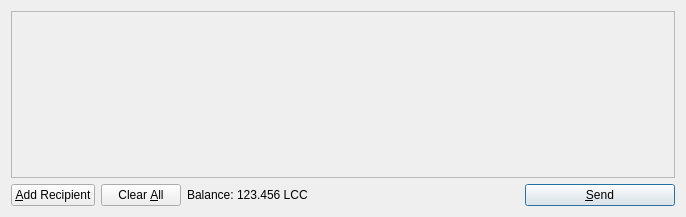
<?xml version="1.0" encoding="UTF-8"?>
<ui version="4.0">
 <class>SendCoinsDialog</class>
 <widget class="QDialog" name="SendCoinsDialog">
  <property name="geometry">
   <rect>
    <x>0</x>
    <y>0</y>
    <width>686</width>
    <height>217</height>
   </rect>
  </property>
  <property name="windowTitle">
   <string>Send Coins</string>
  </property>
  <layout class="QVBoxLayout" name="verticalLayout">
   <item>
    <widget class="QScrollArea" name="scrollArea">
     <property name="widgetResizable">
      <bool>true</bool>
     </property>
     <widget class="QWidget" name="scrollAreaWidgetContents">
      <property name="geometry">
       <rect>
        <x>0</x>
        <y>0</y>
        <width>666</width>
        <height>165</height>
       </rect>
      </property>
      <layout class="QVBoxLayout" name="verticalLayout_2">
       <property name="margin">
        <number>0</number>
       </property>
       <item>
        <layout class="QVBoxLayout" name="entries">
         <property name="spacing">
          <number>6</number>
         </property>
        </layout>
       </item>
       <item>
        <spacer name="verticalSpacer">
         <property name="orientation">
          <enum>Qt::Vertical</enum>
         </property>
         <property name="sizeHint" stdset="0">
          <size>
           <width>20</width>
           <height>40</height>
          </size>
         </property>
        </spacer>
       </item>
      </layout>
     </widget>
    </widget>
   </item>
   <item>
    <layout class="QHBoxLayout" name="horizontalLayout">
     <item>
      <widget class="QPushButton" name="addButton">
       <property name="toolTip">
        <string>Send to multiple recipients at once</string>
       </property>
       <property name="text">
        <string>&amp;Add Recipient</string>
       </property>
       <property name="icon">
        <iconset resource="../bitcoin.qrc">
         <normaloff>:/icons/add</normaloff>:/icons/add</iconset>
       </property>
       <property name="autoDefault">
        <bool>false</bool>
       </property>
      </widget>
     </item>
     <item>
      <widget class="QPushButton" name="clearButton">
       <property name="sizePolicy">
        <sizepolicy hsizetype="Minimum" vsizetype="Fixed">
         <horstretch>0</horstretch>
         <verstretch>0</verstretch>
        </sizepolicy>
       </property>
       <property name="toolTip">
        <string>Remove all transaction fields</string>
       </property>
       <property name="text">
        <string>Clear &amp;All</string>
       </property>
       <property name="icon">
        <iconset resource="../bitcoin.qrc">
         <normaloff>:/icons/remove</normaloff>:/icons/remove</iconset>
       </property>
       <property name="autoRepeatDelay">
        <number>300</number>
       </property>
       <property name="autoDefault">
        <bool>false</bool>
       </property>
      </widget>
     </item>
     <item>
      <layout class="QHBoxLayout" name="horizontalLayout_2">
       <property name="spacing">
        <number>3</number>
       </property>
       <item>
        <widget class="QLabel" name="label">
         <property name="text">
          <string>Balance:</string>
         </property>
        </widget>
       </item>
       <item>
        <widget class="QLabel" name="labelBalance">
         <property name="cursor">
          <cursorShape>IBeamCursor</cursorShape>
         </property>
         <property name="text">
          <string>123.456 LCC</string>
         </property>
         <property name="textInteractionFlags">
          <set>Qt::LinksAccessibleByMouse|Qt::TextSelectableByKeyboard|Qt::TextSelectableByMouse</set>
         </property>
        </widget>
       </item>
      </layout>
     </item>
     <item>
      <spacer name="horizontalSpacer">
       <property name="orientation">
        <enum>Qt::Horizontal</enum>
       </property>
       <property name="sizeHint" stdset="0">
        <size>
         <width>40</width>
         <height>20</height>
        </size>
       </property>
      </spacer>
     </item>
     <item>
      <widget class="QPushButton" name="sendButton">
       <property name="minimumSize">
        <size>
         <width>150</width>
         <height>0</height>
        </size>
       </property>
       <property name="toolTip">
        <string>Confirm the send action</string>
       </property>
       <property name="text">
        <string>&amp;Send</string>
       </property>
       <property name="icon">
        <iconset resource="../bitcoin.qrc">
         <normaloff>:/icons/send</normaloff>:/icons/send</iconset>
       </property>
       <property name="default">
        <bool>true</bool>
       </property>
      </widget>
     </item>
    </layout>
   </item>
  </layout>
 </widget>
 <resources>
  <include location="../bitcoin.qrc"/>
 </resources>
 <connections/>
</ui>
